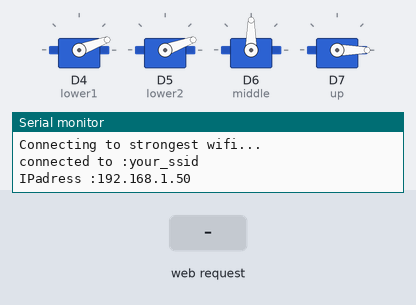
A sketch run on a simulated ESP8266 (NodeMCU). On the bench: 4 × servo, the last lines printed to the serial monitor. The test bench sets the inputs (shaded band).

Above: at 2.7 s.
2.8 s: HTTP request GET /up received
At 3.8 s:
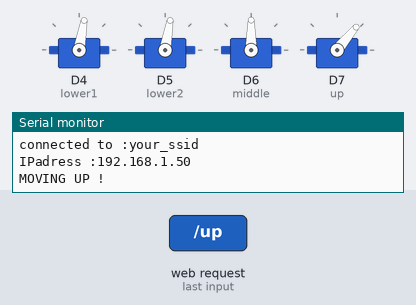
4.3 s: HTTP request GET /left received
At 5.0 s:
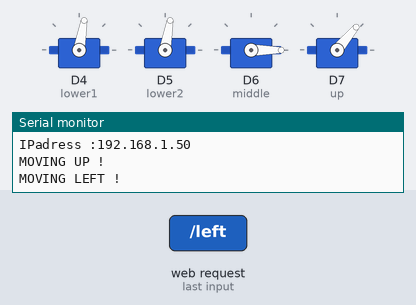
5.8 s: HTTP request GET /right received
At 6.1 s:
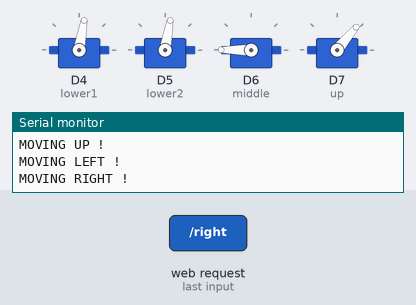
7.3 s: HTTP request GET /down received
At 8.4 s:
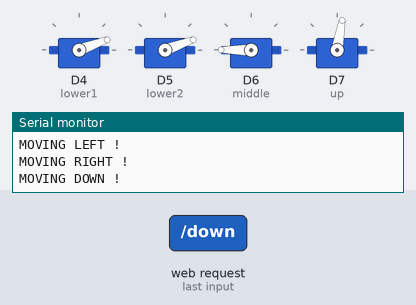
8.8 s: HTTP request GET /left received
At 9.6 s:
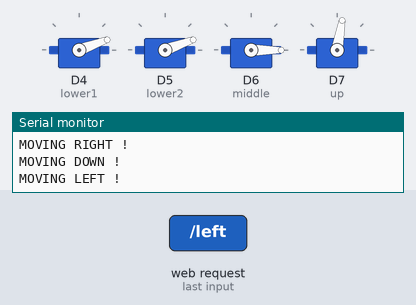
Timing chart, 0 to 11.3 s (numbered marks = the images above; inputs shaded):
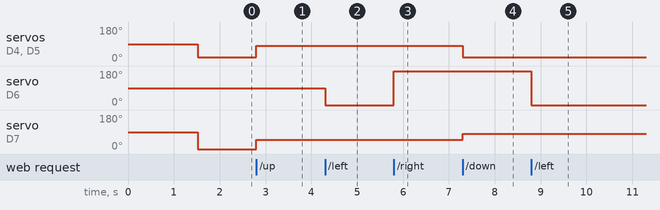

The sketch:

ROBO_ARM.ino
```cpp
#include <Servo.h>
#include <ESP8266WiFi.h>
#include <WiFiClient.h>
#include <ESP8266WiFiMulti.h>
#include <ESP8266mDNS.h>
#include <ESP8266WebServer.h>
#include <WiFiUdp.h>
#include <ArduinoOTA.h>
#include <ArduinoJson.h>
#include <ESP8266WiFiMulti.h>
ESP8266WiFiMulti multifi;
const char *ssid1="your_ssid";
const char *pass1="your_password";
const char controls[] PROGMEM= R"rawliteral(
<!DOCTYPE html>{
<html lang="en">
<head>
    <meta charset="UTF-8">
    <meta http-equiv="X-UA-Compatible" content="IE=edge">
    <meta name="viewport" content="width=device-width, initial-scale=1.0">
    <title>ROBO ARM</title>
    <style>
        .container{
            display: flex;
            justify-content: center;
            justify-self: center;
            height: 100vh;
            width: 100vw;
        }
        .inner-container{
            /* display: flex; */
            background: #000;
            border-radius: 200px;
            width: 285px;
            padding: 20px;
            height: fit-content;
            justify-items: center;
            justify-self: center;
            justify-content: center;
            align-self: center;
            align-items: center;
        }
        .pad1{
            padding-left: 80.16px;
            border-radius: 100px;
        }
        /* .btns{

            background: tomato;
        } */
        .pad2{
            padding-left: 90.18px;
        }
        .btn1{
            align-self: center;
            background-color: teal;
            color: aliceblue;
            font-family: sans-serif;
            font-size: medium;
            border: solid teal 4px;
            border-radius: 10px;
            padding: 10px;
            width: 100px;
        }
        a{
            text-decoration: none;
            color: aliceblue;
        }
    </style>
</head>
<body>
    <div class="container">
        <div class="inner-container">
            <span class="pad2"></span>
            <button type="button" value="up" class="btn1"><a href="/up">UP</a> </button>
            <br>
            <br>
            <button type="button" value="left" class="btn1"><a href="/left">LEFT</a> </button>
            <!-- <button></button> -->
            <span class="pad1"></span>
            <button type="button" value="right" class="btn1"><a href="right">RIGHT</a> </button>
            <br>
            <br>
            <span class="pad2"></span>
            <button type="button" value="down" class="btn1"><a href="/down">DOWN</a> </button>
        </div>
    </div>
</body>
</html>}
)rawliteral";


const char error_Window[] PROGMEM = R"rawliteral(
  <!DOCTYPE html>{
  <html lang='en'>
  <head>
    <meta charset='UTF-8'>
    <meta http-equiv='X-UA-Compatible' content='IE=edge'>
    <meta name='viewport' content='width=device-width, initial-scale=1.0'>
    <title>ERROR MESSAGE</title>
    <style>
        .container{
            height: 100vh;
            width: 100vw;
            display: flex;
            justify-content: center;
        }
        .inner_container{
            display:flex;
            width: 95vw;
            height: 15vw;
            border-radius:20px ;
            border: dashed rgba(232, 73, 73, 0.722);
            background-color: rgba(250, 56, 22, 0.296);
            justify-content: center;
            align-items: center;
        }
        .error{
            text-align: center;
            color: crimson;
        }
        a{
            text-align: center;
            color: crimson;
            padding-left: 10px;
            text-decoration: none;
        }
        a:hover{
            text-decoration: underline;
        }
                @media only screen and (min-height: 700px) {
            /* For tablets: */
            .col-s-1 {height: 8.33%;}
            .col-s-2 {height: 16.66%;}
            .col-s-3 {height: 25%;}
            .col-s-4 {height: 33.33%;}
            .col-s-5 {height: 41.66%;}
            .col-s-6 {height: 50%;}
            .col-s-7 {height: 58.33%;}
            .col-s-8 {width: 66.66%;}
            .col-s-9 {height: 75%;}
            .col-s-10 {height: 83.33%;}
            .col-s-11 {height: 91.66%;}
            .col-s-12 {height: 100%;}
        }
        @media only screen and (min-height: 900px) {
            /* For tablets: */
            .col-1 {height: 8.33%;}
            .col-2 {height: 16.66%;}
            .col-3 {height: 25%;}
            .col-4 {height: 33.33%;}
            .col-5 {height: 41.66%;}
            .col-6 {height: 50%;}
            .col-7 {height: 58.33%;}
            .col-8 {width: 66.66%;}
            .col-9 {height: 75%;}
            .col-10 {height: 83.33%;}
            .col-11 {height: 91.66%;}
            .col-12 {height: 100%;}
        }
    </style>
</head>
<body>
    <div class='container'>
        <div class='inner_container col-s-2 col-1'>
            <p class='error'>
                <strong>ERROR 404 : </strong>some error have occured , Please authorize yourself again to continue
                <br>
                <br>
                please click this link to login and try again!
                <a href='/'> click me </a>
            </p>
        </div>
    </div>
</body>
</html>}
)rawliteral";


Servo lower1;
Servo lower2;
Servo middle;
Servo up;
void handle_connect();
void handle_ota();
void handle_up();
void handle_down();
void handle_left();
void handle_right();
void set_server();
void notFound();
ESP8266WebServer server(80);

void setup() {
  Serial.begin(115200);
  WiFi.mode(WIFI_STA);
  Serial.println("Station MOde is now 'ACTIVE' !");
  handle_connect();
  handle_ota();
  lower1.attach(D4);
  lower2.attach(D5);
  middle.attach(D6);
  up.attach(D7);
  delay(20);
  lower1.write(20);
  lower2.write(20);
  middle.write(90);
  up.write(0);
  set_server();
}

void loop(){
  ArduinoOTA.handle();
  server.handleClient();
  }

void handle_connect(){
  multifi.addAP(ssid1,pass1);
  Serial.print("Connecting to strongest wifi...");
  while(multifi.run()!= WL_CONNECTED){
    Serial.print(".");
    delay(500);
  }
  Serial.print("\n\nconnected to :");
  Serial.println(WiFi.SSID());
  Serial.print("\nIPadress :");
  Serial.println(WiFi.localIP());
}

void set_server(){
  server.on("/",handle_root);
  server.on("/up",handle_up);
  server.on("/left",handle_left);
  server.on("/right",handle_right);
  server.on("/down",handle_down);
  server.onNotFound(notFound);
  server.begin();
}

void notFound(){
//  Serial.println("WRONG COMMAND RECIVED!");
  server.send(303,"text/html",error_Window);
}

void handle_root(){
  server.send(200,"text/html",controls);
}

void handle_up(){
  up.write(50);
  lower1.write(80);
  lower2.write(80);
  Serial.println("MOVING UP !");
  server.sendHeader("Location","/");
  server.send(303);
}

void handle_down(){
  up.write(80);
  lower1.write(20);
  lower2.write(20);
  Serial.println("MOVING DOWN !");
  server.sendHeader("Location","/");
  server.send(303);
}

void handle_right(){
  middle.write(180);
  Serial.println("MOVING RIGHT !");
  server.sendHeader("Location","/");
  server.send(303);
}

void handle_left(){
  middle.write(0);
  Serial.println("MOVING LEFT !");
  server.sendHeader("Location","/");
  server.send(303);
}

void handle_ota(){
    ArduinoOTA.setHostname("ROBO_ARM");
   ArduinoOTA.setPassword("admin");
    ArduinoOTA.onStart([](){
      String type;
      delay(5000);
      if(ArduinoOTA.getCommand()==U_FLASH){
        type="sketch";
      }
      else{
        type = "filesystem";
      }
      Serial.println("Starting to update "+type);
    });
    ArduinoOTA.onProgress([](unsigned int progress, unsigned int total){
      if ((progress / (total / 100))%10==0){
        Serial.printf("\nProgress %u%%\r", (progress / (total / 100)));
        }
      });
    ArduinoOTA.onError([](ota_error_t error){
      Serial.printf("Error[%u]:",error);
      if(error==OTA_AUTH_ERROR){
        Serial.println("AUTHENTICATION FAILED !");
      }
      else if(error==OTA_BEGIN_ERROR){
        Serial.println("BEGIN FAILED !");
      }
      else if(error==OTA_RECEIVE_ERROR){
        Serial.println("RECIVE FAILED !");
      }
      else if(error==OTA_END_ERROR){
        Serial.println("END FAILED !");
      }
      else if(error==OTA_CONNECT_ERROR){
        Serial.println("CONNECT FAILED !");
      }
      });
      ArduinoOTA.begin();
  }
```

Measured:
- after the input at 2.8 s, servo on D4 (lower1), servo on D5 (lower2): 20° → 80° at once; servo on D7 (up): 0° → 50° at once
- after the input at 4.3 s, servo on D6 (middle): 90° → 0° at once
- after the input at 5.8 s, servo on D6 (middle): 0° → 180° at once
- after the input at 7.3 s, servo on D4 (lower1), servo on D5 (lower2): 80° → 20° at once; servo on D7 (up): 50° → 80° at once
- after the input at 8.8 s, servo on D6 (middle): 180° → 0° at once
